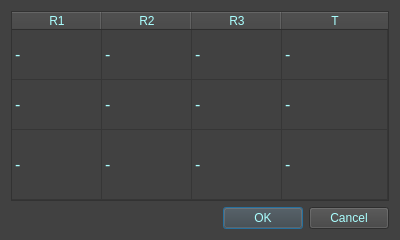
<?xml version="1.0" encoding="UTF-8"?>
<ui version="4.0">
 <class>RegMatWin</class>
 <widget class="QDialog" name="RegMatWin">
  <property name="windowModality">
   <enum>Qt::NonModal</enum>
  </property>
  <property name="geometry">
   <rect>
    <x>0</x>
    <y>0</y>
    <width>400</width>
    <height>240</height>
   </rect>
  </property>
  <property name="minimumSize">
   <size>
    <width>400</width>
    <height>240</height>
   </size>
  </property>
  <property name="maximumSize">
   <size>
    <width>400</width>
    <height>240</height>
   </size>
  </property>
  <property name="windowTitle">
   <string>RegMat</string>
  </property>
  <property name="styleSheet">
   <string notr="true">background-color: rgb(65, 65, 65);</string>
  </property>
  <layout class="QVBoxLayout" name="verticalLayout">
   <item>
    <widget class="QTableWidget" name="table_regMat">
     <property name="sizePolicy">
      <sizepolicy hsizetype="Expanding" vsizetype="Expanding">
       <horstretch>0</horstretch>
       <verstretch>0</verstretch>
      </sizepolicy>
     </property>
     <property name="font">
      <font>
       <pointsize>12</pointsize>
      </font>
     </property>
     <property name="styleSheet">
      <string notr="true">color: rgb(170, 255, 255);</string>
     </property>
     <property name="frameShape">
      <enum>QFrame::StyledPanel</enum>
     </property>
     <property name="frameShadow">
      <enum>QFrame::Plain</enum>
     </property>
     <property name="lineWidth">
      <number>1</number>
     </property>
     <property name="midLineWidth">
      <number>0</number>
     </property>
     <property name="verticalScrollBarPolicy">
      <enum>Qt::ScrollBarAlwaysOff</enum>
     </property>
     <property name="horizontalScrollBarPolicy">
      <enum>Qt::ScrollBarAlwaysOff</enum>
     </property>
     <property name="sizeAdjustPolicy">
      <enum>QAbstractScrollArea::AdjustToContents</enum>
     </property>
     <property name="autoScroll">
      <bool>true</bool>
     </property>
     <property name="alternatingRowColors">
      <bool>false</bool>
     </property>
     <property name="selectionMode">
      <enum>QAbstractItemView::SingleSelection</enum>
     </property>
     <property name="columnCount">
      <number>4</number>
     </property>
     <attribute name="horizontalHeaderVisible">
      <bool>true</bool>
     </attribute>
     <attribute name="horizontalHeaderCascadingSectionResizes">
      <bool>false</bool>
     </attribute>
     <attribute name="horizontalHeaderDefaultSectionSize">
      <number>90</number>
     </attribute>
     <attribute name="horizontalHeaderMinimumSectionSize">
      <number>10</number>
     </attribute>
     <attribute name="horizontalHeaderStretchLastSection">
      <bool>true</bool>
     </attribute>
     <attribute name="verticalHeaderVisible">
      <bool>false</bool>
     </attribute>
     <attribute name="verticalHeaderCascadingSectionResizes">
      <bool>true</bool>
     </attribute>
     <attribute name="verticalHeaderDefaultSectionSize">
      <number>50</number>
     </attribute>
     <attribute name="verticalHeaderMinimumSectionSize">
      <number>10</number>
     </attribute>
     <attribute name="verticalHeaderStretchLastSection">
      <bool>true</bool>
     </attribute>
     <row>
      <property name="text">
       <string/>
      </property>
     </row>
     <row>
      <property name="text">
       <string/>
      </property>
     </row>
     <row>
      <property name="text">
       <string/>
      </property>
     </row>
     <column>
      <property name="text">
       <string>R1</string>
      </property>
     </column>
     <column>
      <property name="text">
       <string>R2</string>
      </property>
     </column>
     <column>
      <property name="text">
       <string>R3</string>
      </property>
     </column>
     <column>
      <property name="text">
       <string>T</string>
      </property>
     </column>
     <item row="0" column="0">
      <property name="text">
       <string>-</string>
      </property>
      <property name="flags">
       <set>ItemIsSelectable|ItemIsEditable|ItemIsDragEnabled|ItemIsUserCheckable|ItemIsEnabled</set>
      </property>
     </item>
     <item row="0" column="1">
      <property name="text">
       <string>-</string>
      </property>
      <property name="flags">
       <set>ItemIsSelectable|ItemIsEditable|ItemIsDragEnabled|ItemIsUserCheckable|ItemIsEnabled</set>
      </property>
     </item>
     <item row="0" column="2">
      <property name="text">
       <string>-</string>
      </property>
      <property name="flags">
       <set>ItemIsSelectable|ItemIsEditable|ItemIsDragEnabled|ItemIsUserCheckable|ItemIsEnabled</set>
      </property>
     </item>
     <item row="0" column="3">
      <property name="text">
       <string>-</string>
      </property>
      <property name="flags">
       <set>ItemIsSelectable|ItemIsEditable|ItemIsDragEnabled|ItemIsUserCheckable|ItemIsEnabled</set>
      </property>
     </item>
     <item row="1" column="0">
      <property name="text">
       <string>-</string>
      </property>
      <property name="flags">
       <set>ItemIsSelectable|ItemIsEditable|ItemIsDragEnabled|ItemIsUserCheckable|ItemIsEnabled</set>
      </property>
     </item>
     <item row="1" column="1">
      <property name="text">
       <string>-</string>
      </property>
      <property name="flags">
       <set>ItemIsSelectable|ItemIsEditable|ItemIsDragEnabled|ItemIsUserCheckable|ItemIsEnabled</set>
      </property>
     </item>
     <item row="1" column="2">
      <property name="text">
       <string>-</string>
      </property>
      <property name="flags">
       <set>ItemIsSelectable|ItemIsEditable|ItemIsDragEnabled|ItemIsUserCheckable|ItemIsEnabled</set>
      </property>
     </item>
     <item row="1" column="3">
      <property name="text">
       <string>-</string>
      </property>
      <property name="flags">
       <set>ItemIsSelectable|ItemIsEditable|ItemIsDragEnabled|ItemIsUserCheckable|ItemIsEnabled</set>
      </property>
     </item>
     <item row="2" column="0">
      <property name="text">
       <string>-</string>
      </property>
      <property name="flags">
       <set>ItemIsSelectable|ItemIsEditable|ItemIsDragEnabled|ItemIsUserCheckable|ItemIsEnabled</set>
      </property>
     </item>
     <item row="2" column="1">
      <property name="text">
       <string>-</string>
      </property>
      <property name="flags">
       <set>ItemIsSelectable|ItemIsEditable|ItemIsDragEnabled|ItemIsUserCheckable|ItemIsEnabled</set>
      </property>
     </item>
     <item row="2" column="2">
      <property name="text">
       <string>-</string>
      </property>
      <property name="flags">
       <set>ItemIsSelectable|ItemIsEditable|ItemIsDragEnabled|ItemIsUserCheckable|ItemIsEnabled</set>
      </property>
     </item>
     <item row="2" column="3">
      <property name="text">
       <string>-</string>
      </property>
      <property name="flags">
       <set>ItemIsSelectable|ItemIsEditable|ItemIsDragEnabled|ItemIsUserCheckable|ItemIsEnabled</set>
      </property>
     </item>
    </widget>
   </item>
   <item>
    <widget class="QDialogButtonBox" name="buttonBox">
     <property name="cursor">
      <cursorShape>PointingHandCursor</cursorShape>
     </property>
     <property name="styleSheet">
      <string notr="true">color: rgb(170, 255, 255);</string>
     </property>
     <property name="orientation">
      <enum>Qt::Horizontal</enum>
     </property>
     <property name="standardButtons">
      <set>QDialogButtonBox::Cancel|QDialogButtonBox::Ok</set>
     </property>
    </widget>
   </item>
  </layout>
 </widget>
 <resources/>
 <connections>
  <connection>
   <sender>buttonBox</sender>
   <signal>accepted()</signal>
   <receiver>RegMatWin</receiver>
   <slot>accept()</slot>
   <hints>
    <hint type="sourcelabel">
     <x>248</x>
     <y>254</y>
    </hint>
    <hint type="destinationlabel">
     <x>157</x>
     <y>274</y>
    </hint>
   </hints>
  </connection>
  <connection>
   <sender>buttonBox</sender>
   <signal>rejected()</signal>
   <receiver>RegMatWin</receiver>
   <slot>reject()</slot>
   <hints>
    <hint type="sourcelabel">
     <x>316</x>
     <y>260</y>
    </hint>
    <hint type="destinationlabel">
     <x>286</x>
     <y>274</y>
    </hint>
   </hints>
  </connection>
 </connections>
</ui>
